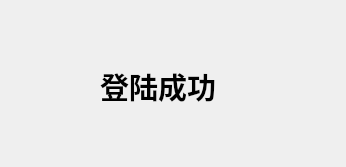
<?xml version="1.0" encoding="UTF-8"?>
<ui version="4.0">
 <class>LoginSuccess</class>
 <widget class="QWidget" name="LoginSuccess">
  <property name="geometry">
   <rect>
    <x>0</x>
    <y>0</y>
    <width>346</width>
    <height>167</height>
   </rect>
  </property>
  <property name="windowTitle">
   <string>Form</string>
  </property>
  <widget class="QLabel" name="label">
   <property name="geometry">
    <rect>
     <x>100</x>
     <y>60</y>
     <width>152</width>
     <height>52</height>
    </rect>
   </property>
   <property name="font">
    <font>
     <family>Arial Black</family>
     <pointsize>22</pointsize>
     <weight>75</weight>
     <bold>true</bold>
    </font>
   </property>
   <property name="text">
    <string>登陆成功</string>
   </property>
  </widget>
 </widget>
 <resources/>
 <connections/>
</ui>
